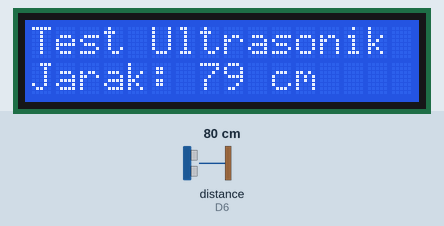
Recording of a sketch running on a simulated ESP8266 (NodeMCU). On the bench: 16×2 character LCD. Wiring (inferred from the names in the program): ultrasonic range finder: trigger D5; echo D6. Inputs (shaded band) come from the test bench; at power-on: distance to the obstacle (sensor on D6) 80 cm. The echo pulse lasts 58.3 µs per cm; what the sketch prints to the serial monitor is not drawn.

Above: at 1.2 s.
1.3 s: distance to the obstacle (sensor on D6) set to 2 cm
At 3.1 s:
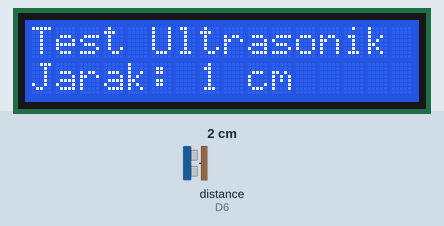
3.6 s: distance to the obstacle (sensor on D6) set to 4 cm
At 4.5 s:
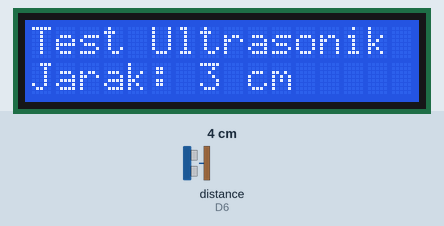
5.6 s: distance to the obstacle (sensor on D6) set to 9 cm
At 7.1 s:
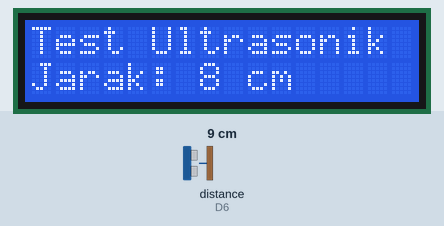
Timing chart, 0 to 8.6 s (numbered marks = the images above; inputs shaded):
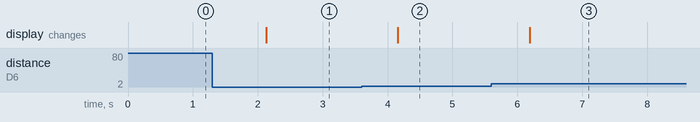

Measured:
- after the input at 1.3 s, the display: changes after 0.83 s (image 1)
- after the input at 3.6 s, the display: changes after 0.56 s (image 2)
- after the input at 5.6 s, the display: changes after 0.59 s (image 3)

The sketch:

lcd_ultrasonik.ino
```cpp
#include <LiquidCrystal_I2C.h>
#define trigger_pin D5 //6
#define Echo_pin D6 //5
//#define LED 2

LiquidCrystal_I2C lcd (0x27, 16,2);  //pengenalan alamat i2c
long duration;
int distance;

void  setup () {

  pinMode(trigger_pin, OUTPUT);
 //

// pinMode(LED, OUTPUT);
  pinMode(Echo_pin, INPUT);
  Serial.begin(9600);
  lcd. init ();
  lcd. backlight ();
  lcd. print ( "Test Ultrasonik" );
  lcd. backlight ();
}

void  loop () {

  digitalWrite(trigger_pin, LOW);
  delayMicroseconds(2);
  digitalWrite(trigger_pin, HIGH);
  delayMicroseconds(10);
  digitalWrite(trigger_pin, LOW);
  duration = pulseIn(Echo_pin, HIGH); // save waktu durasi parsing data
  distance= duration*0.034/2; //ubahdurasi ke jarak


  lcd. setCursor (0, 1);
  lcd.print("Jarak: ");
  lcd.print(distance);
  lcd.println(" cm ");

  Serial.print("Jarak: ");
  Serial.print(distance);
  Serial.println(" cm");

  delay(1000);


}
```
